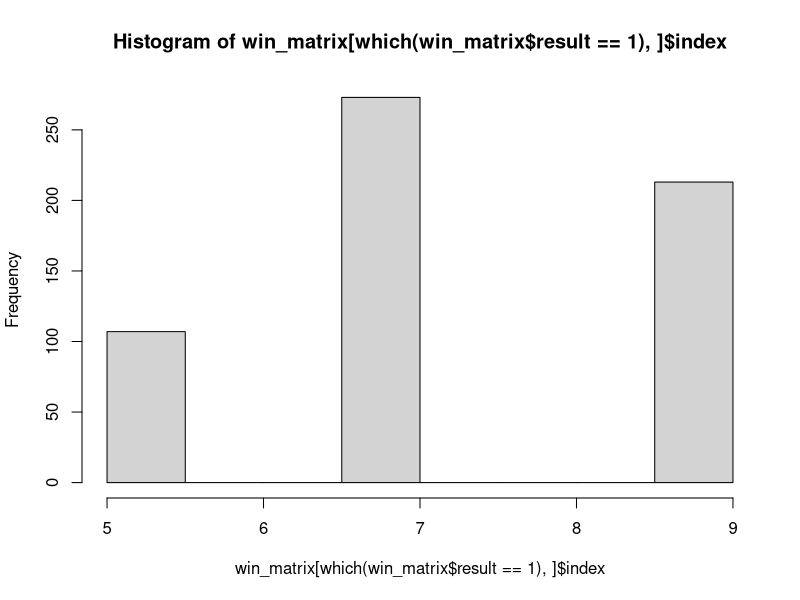
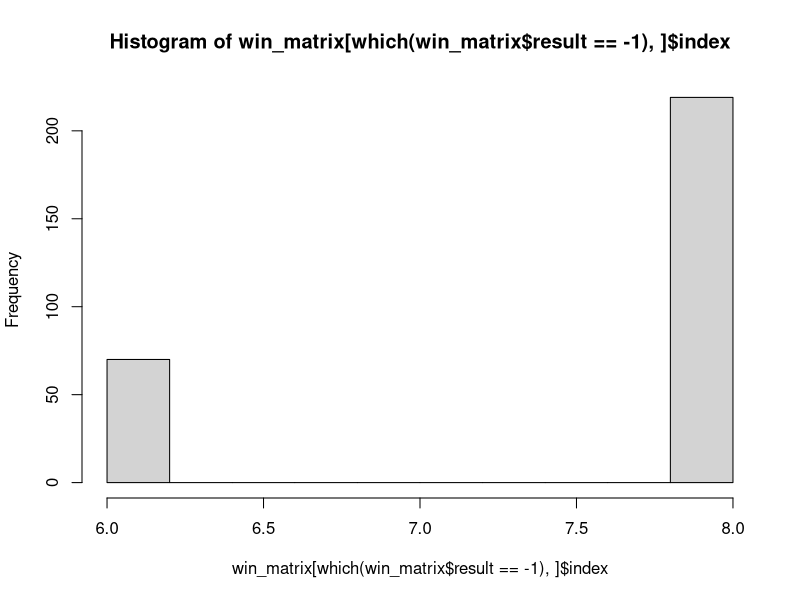

These charts were generated, in order, by the following R code:
## ---- chunk 1
library(combinat)
library(purrr)
## ---- chunk 2




flag <- array(9,0)  #creating flag to start the game

win_set <- matrix(c(1,2,3,4,5,6,7,8,9,1,4,7,2,5,8,3,6,9,1,5,9,3,5,7),
                  byrow = F,nrow = 3)   #all possible winning spots

flag[sample(1:9,1)]=1


rand_strategy <- function(){
  flag <- rep(0,9)
  code <- 0
  players <- matrix(data=0,nrow = 5,ncol = 2)
  for(i in 1:9){
    play <- sample(1:9,1)
    while(flag[play]==1){
      play <- sample(1:9,1)
    }
    players[((i-1)/2+1),ifelse((i%%2)==1,1,2)] = play; #even number for first player and odd for the second

    flag[play]=1;
    if(i>4){        #since the winning won't happen in the first four steps
      result <- check_win(players,i)  #to check the winner
      if(result$code != 0){
        return(result)
      }
    }
  }
  return(result)
}

check_win <-function(players,ind){
  code <- 0
  ifelse(ind%%2==1,index <- 1,index <- 2)
  player_i <- sort(players[,index])
  player_i <- player_i[! player_i %in% c(0)]   ##extracting the 0 values to start the combination win
  player_i_matrix <- combn(player_i,3)    #using combn function from combinat package to chech all the combination for the players to win
  if(length(player_i) == 3){
    player_i_matrix <- matrix(player_i,ncol = 1)
  }
  for(i in 1:dim(win_set)[2]){
    for(j in 1:dim(player_i_matrix)[2]){
      match_vector <- match(win_set[,i],player_i_matrix[,j])   #this step to match the combination with the win matrix
      if(any(is.na(match_vector)) == FALSE){     #NA means the two vector do not match. no NA means the player win
        ifelse(ind%%2==1,code <- 1,code <- -1)
        return(data.frame(code=code,index=ind))  #index is the step in the game.
      }
    }
  }
  return(data.frame(code=code,index=ind))
}

########################################################################
#### the simulation part and the plotting for the result.

win_rate <- rerun(1000,rand_strategy())
win_matrix <- data.frame(matrix(unlist(win_rate), nrow=1000, byrow=T))
names(win_matrix) <- c('result','index')   #it is shown the result 1 if first player win,-1 second wins,and 0 if no one win. The index show which step the game ended by winning or no one win
hist(win_matrix[which(win_matrix$result==1),]$index)
hist(win_matrix[which(win_matrix$result==-1),]$index)
